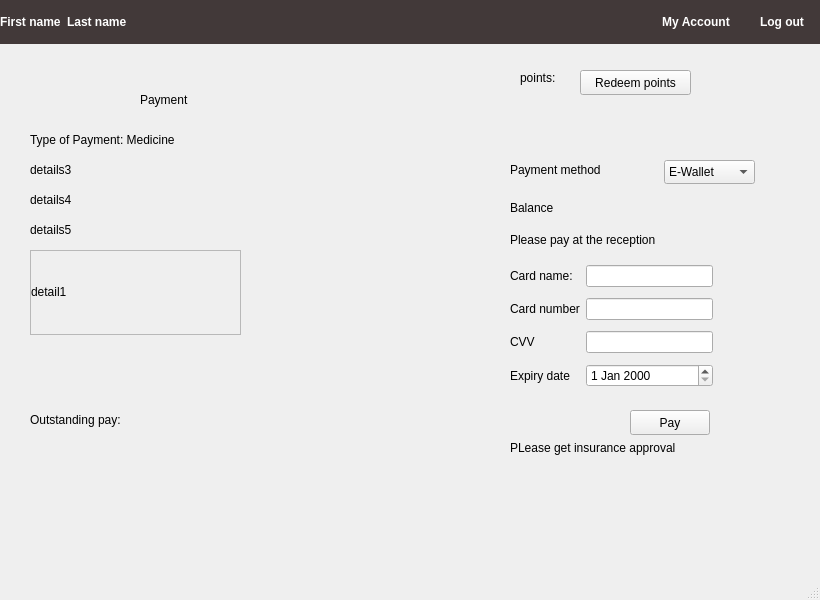
<?xml version="1.0" encoding="UTF-8"?>
<ui version="4.0">
 <class>Payment</class>
 <widget class="QMainWindow" name="Payment">
  <property name="geometry">
   <rect>
    <x>0</x>
    <y>0</y>
    <width>820</width>
    <height>600</height>
   </rect>
  </property>
  <property name="windowTitle">
   <string>MainWindow</string>
  </property>
  <widget class="QWidget" name="centralwidget">
   <widget class="QWidget" name="widget" native="true">
    <property name="geometry">
     <rect>
      <x>0</x>
      <y>0</y>
      <width>822</width>
      <height>44</height>
     </rect>
    </property>
    <property name="styleSheet">
     <string notr="true">QWidget {background-color:rgb(66, 57, 57); color:rgb(255, 255, 255);
}
</string>
    </property>
    <layout class="QGridLayout" name="gridLayout_3">
     <item row="0" column="0">
      <layout class="QGridLayout" name="gridLayout">
       <item row="0" column="1">
        <widget class="QLabel" name="label_3">
         <property name="font">
          <font>
           <bold>true</bold>
          </font>
         </property>
         <property name="text">
          <string>Last name</string>
         </property>
        </widget>
       </item>
       <item row="0" column="4">
        <widget class="QPushButton" name="pushButton_5">
         <property name="font">
          <font>
           <bold>true</bold>
          </font>
         </property>
         <property name="cursor">
          <cursorShape>PointingHandCursor</cursorShape>
         </property>
         <property name="styleSheet">
          <string notr="true">QPushButton {color: white; border-radius: 6px;min-width: 80px;}</string>
         </property>
         <property name="text">
          <string>Log out</string>
         </property>
         <property name="default">
          <bool>false</bool>
         </property>
         <property name="flat">
          <bool>true</bool>
         </property>
        </widget>
       </item>
       <item row="0" column="2">
        <spacer name="horizontalSpacer">
         <property name="orientation">
          <enum>Qt::Horizontal</enum>
         </property>
         <property name="sizeHint" stdset="0">
          <size>
           <width>40</width>
           <height>20</height>
          </size>
         </property>
        </spacer>
       </item>
       <item row="0" column="0">
        <widget class="QLabel" name="label_2">
         <property name="font">
          <font>
           <bold>true</bold>
          </font>
         </property>
         <property name="text">
          <string>First name</string>
         </property>
        </widget>
       </item>
       <item row="0" column="3">
        <widget class="QPushButton" name="pushButton_4">
         <property name="font">
          <font>
           <bold>true</bold>
          </font>
         </property>
         <property name="cursor">
          <cursorShape>PointingHandCursor</cursorShape>
         </property>
         <property name="styleSheet">
          <string notr="true">QPushButton {color: white; border-radius: 6px;min-width: 80px;}</string>
         </property>
         <property name="text">
          <string>My Account</string>
         </property>
         <property name="default">
          <bool>false</bool>
         </property>
         <property name="flat">
          <bool>true</bool>
         </property>
        </widget>
       </item>
      </layout>
     </item>
    </layout>
   </widget>
   <widget class="QLabel" name="label_4">
    <property name="geometry">
     <rect>
      <x>140</x>
      <y>90</y>
      <width>161</width>
      <height>20</height>
     </rect>
    </property>
    <property name="text">
     <string>Payment</string>
    </property>
   </widget>
   <widget class="QLabel" name="label_5">
    <property name="geometry">
     <rect>
      <x>510</x>
      <y>160</y>
      <width>161</width>
      <height>20</height>
     </rect>
    </property>
    <property name="text">
     <string>Payment method</string>
    </property>
   </widget>
   <widget class="QComboBox" name="comboBox">
    <property name="geometry">
     <rect>
      <x>664</x>
      <y>160</y>
      <width>91</width>
      <height>24</height>
     </rect>
    </property>
    <item>
     <property name="text">
      <string>E-Wallet</string>
     </property>
    </item>
    <item>
     <property name="text">
      <string>Insurance</string>
     </property>
    </item>
    <item>
     <property name="text">
      <string>Cash</string>
     </property>
    </item>
    <item>
     <property name="text">
      <string>Credit</string>
     </property>
    </item>
   </widget>
   <widget class="QLabel" name="BalanceLabel">
    <property name="geometry">
     <rect>
      <x>510</x>
      <y>200</y>
      <width>71</width>
      <height>16</height>
     </rect>
    </property>
    <property name="text">
     <string>Balance</string>
    </property>
   </widget>
   <widget class="QLabel" name="label_6">
    <property name="geometry">
     <rect>
      <x>30</x>
      <y>410</y>
      <width>201</width>
      <height>20</height>
     </rect>
    </property>
    <property name="text">
     <string>Outstanding pay: </string>
    </property>
   </widget>
   <widget class="QLabel" name="label_7">
    <property name="geometry">
     <rect>
      <x>30</x>
      <y>130</y>
      <width>261</width>
      <height>20</height>
     </rect>
    </property>
    <property name="text">
     <string>Type of Payment: Medicine</string>
    </property>
   </widget>
   <widget class="QLabel" name="details3">
    <property name="geometry">
     <rect>
      <x>30</x>
      <y>160</y>
      <width>241</width>
      <height>20</height>
     </rect>
    </property>
    <property name="text">
     <string>details3</string>
    </property>
   </widget>
   <widget class="QLabel" name="label_11">
    <property name="geometry">
     <rect>
      <x>30</x>
      <y>190</y>
      <width>241</width>
      <height>20</height>
     </rect>
    </property>
    <property name="text">
     <string>details4</string>
    </property>
   </widget>
   <widget class="QLabel" name="label_12">
    <property name="geometry">
     <rect>
      <x>30</x>
      <y>220</y>
      <width>241</width>
      <height>20</height>
     </rect>
    </property>
    <property name="text">
     <string>details5</string>
    </property>
   </widget>
   <widget class="QLabel" name="label_13">
    <property name="geometry">
     <rect>
      <x>520</x>
      <y>70</y>
      <width>71</width>
      <height>16</height>
     </rect>
    </property>
    <property name="text">
     <string>points:</string>
    </property>
   </widget>
   <widget class="QPushButton" name="pushButton">
    <property name="geometry">
     <rect>
      <x>580</x>
      <y>70</y>
      <width>111</width>
      <height>25</height>
     </rect>
    </property>
    <property name="text">
     <string>Redeem points</string>
    </property>
   </widget>
   <widget class="QPushButton" name="PayButton">
    <property name="geometry">
     <rect>
      <x>630</x>
      <y>410</y>
      <width>80</width>
      <height>25</height>
     </rect>
    </property>
    <property name="text">
     <string>Pay</string>
    </property>
   </widget>
   <widget class="QWidget" name="gridLayoutWidget">
    <property name="geometry">
     <rect>
      <x>510</x>
      <y>260</y>
      <width>203</width>
      <height>136</height>
     </rect>
    </property>
    <layout class="QGridLayout" name="gridLayout_2">
     <item row="1" column="0">
      <widget class="QLabel" name="CardNumberLabel">
       <property name="text">
        <string>Card number</string>
       </property>
      </widget>
     </item>
     <item row="2" column="1">
      <widget class="QLineEdit" name="CVVTxbx"/>
     </item>
     <item row="0" column="0">
      <widget class="QLabel" name="CardNameLabel">
       <property name="text">
        <string>Card name:</string>
       </property>
      </widget>
     </item>
     <item row="1" column="1">
      <widget class="QLineEdit" name="CardNumberTxbx"/>
     </item>
     <item row="0" column="1">
      <widget class="QLineEdit" name="CardNameTxbx"/>
     </item>
     <item row="3" column="0">
      <widget class="QLabel" name="ExpiryDateLabel">
       <property name="text">
        <string>Expiry date</string>
       </property>
      </widget>
     </item>
     <item row="2" column="0">
      <widget class="QLabel" name="CVVlabel">
       <property name="text">
        <string>CVV</string>
       </property>
      </widget>
     </item>
     <item row="3" column="1">
      <widget class="QDateEdit" name="ExpDateEdit"/>
     </item>
    </layout>
   </widget>
   <widget class="QLabel" name="CashPromptLabel">
    <property name="geometry">
     <rect>
      <x>510</x>
      <y>230</y>
      <width>191</width>
      <height>20</height>
     </rect>
    </property>
    <property name="text">
     <string>Please pay at the reception</string>
    </property>
   </widget>
   <widget class="QLabel" name="label">
    <property name="geometry">
     <rect>
      <x>510</x>
      <y>440</y>
      <width>221</width>
      <height>16</height>
     </rect>
    </property>
    <property name="text">
     <string>PLease get insurance approval</string>
    </property>
   </widget>
   <widget class="QScrollArea" name="scrollArea">
    <property name="geometry">
     <rect>
      <x>30</x>
      <y>250</y>
      <width>211</width>
      <height>85</height>
     </rect>
    </property>
    <property name="widgetResizable">
     <bool>true</bool>
    </property>
    <widget class="QWidget" name="scrollAreaWidgetContents">
     <property name="geometry">
      <rect>
       <x>0</x>
       <y>0</y>
       <width>209</width>
       <height>83</height>
      </rect>
     </property>
     <widget class="QLabel" name="label_9">
      <property name="geometry">
       <rect>
        <x>0</x>
        <y>0</y>
        <width>201</width>
        <height>81</height>
       </rect>
      </property>
      <property name="text">
       <string>detail1</string>
      </property>
     </widget>
    </widget>
   </widget>
  </widget>
  <widget class="QMenuBar" name="menubar">
   <property name="geometry">
    <rect>
     <x>0</x>
     <y>0</y>
     <width>820</width>
     <height>25</height>
    </rect>
   </property>
  </widget>
  <widget class="QStatusBar" name="statusbar"/>
 </widget>
 <resources/>
 <connections/>
</ui>
